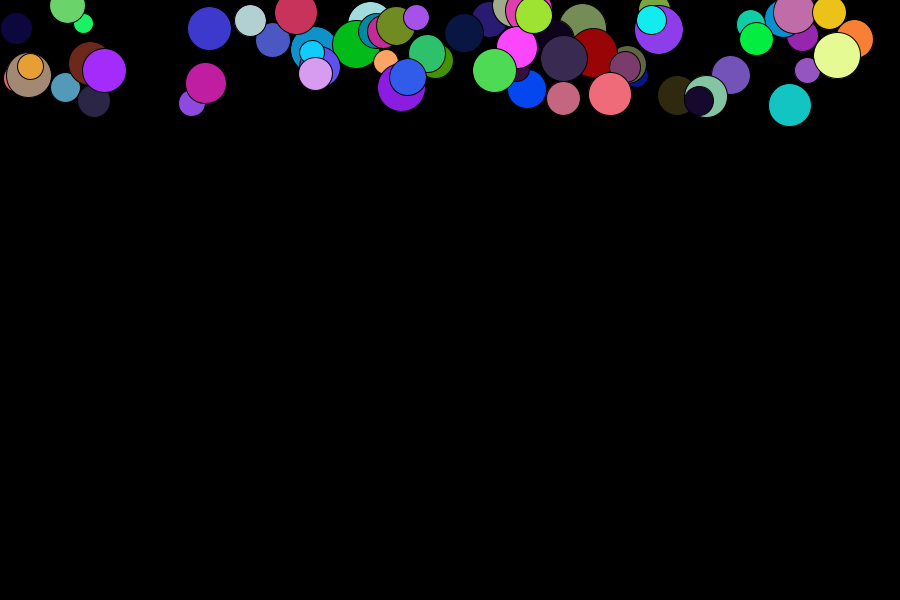
Frame 1 (no input)
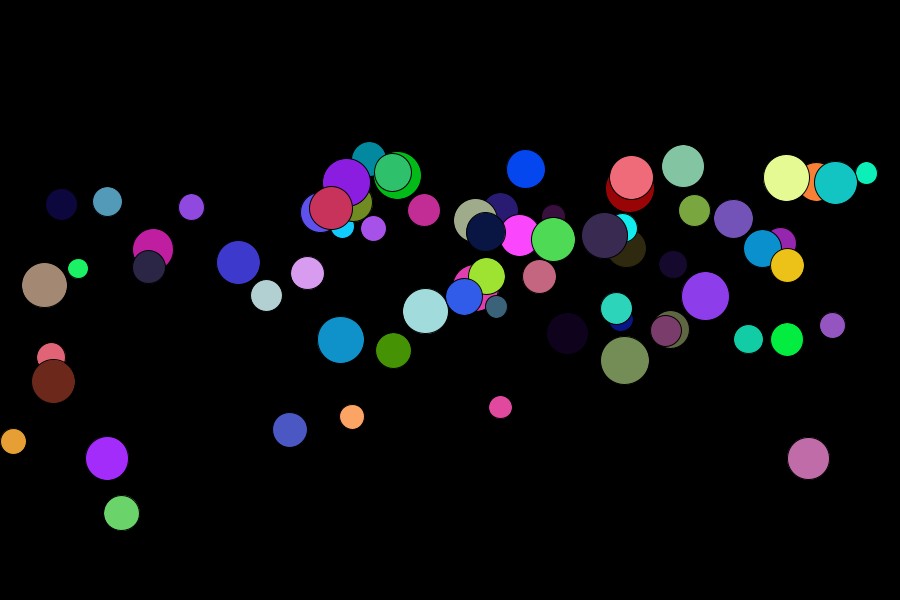
Frame 60 (the mouse pressed at the canvas centre just before this capture)
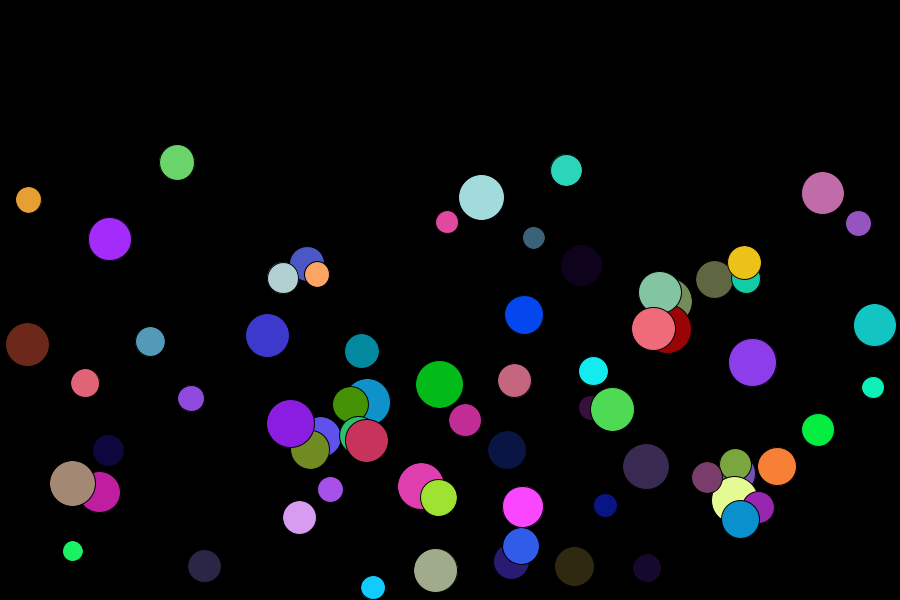
Frame 120 (the mouse held since frame 60 and released just before this capture)

The Processing sketch that drew these frames (run headless with seeded random() and noise(); from frame 60 on, the mouse is pressed at the canvas centre):

// Processing sketch: BouncyBalls
// ── BouncyBalls.pde
int numBalls = 70;

Ball[] balls = new Ball[numBalls];


void setup() {
  size(900,600);
  for (int i = 0; i < numBalls; i++) {
    balls[i] = new Ball();;
  }
  noStroke();
  fill(255, 204);
}

void draw() {
  background(0);
  for (Ball ball : balls) {
    ball.move();
    ball.display();  
  }
}

// ── Ball.pde
class Ball {
  
  float x, y;
  float diameter;
  float vx;
  float vy;
  color c;
  float gravity ;
  float friction ;

  Ball() {
    x = random(width);
    y = random(0,100);
    diameter = random(20, 50);
    vy=random(7);
    vx=random(-1,1);
    gravity=random(0.3,0.7);
    c = color(random(255),random(255),random(255));
    friction = -0.9;
  } 
  
  
  void move() {
    x += vx;
    vy += gravity;
    y += vy;
    
    if (y + diameter/2 > height) {
      y = height - diameter/2;
      vy *= friction; 
    } 
    if (x + diameter/2 > width) {
      x = width - diameter/2;
      vx *= friction; 
    }
    else if (x - diameter/2 < 0) {
      x = diameter/2;
      vx *= friction;
    }

  }
  
  void display() {
    stroke(0); 
    fill(c);
    ellipse(x, y, diameter, diameter);
  }
}
